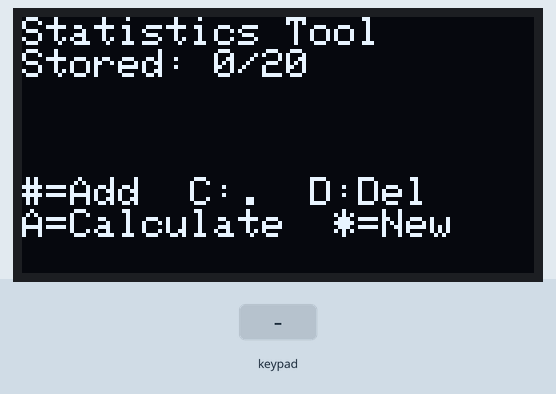
This sketch was run on a simulated ESP32. Parts: 128×64 one-colour display. Inputs (shaded band) come from the test bench.

Above: at 1.2 s.
1.3 s: keypad keys 1 3 1 2 1 4 2 7 pressed 0.4 s apart
At 4.4 s:
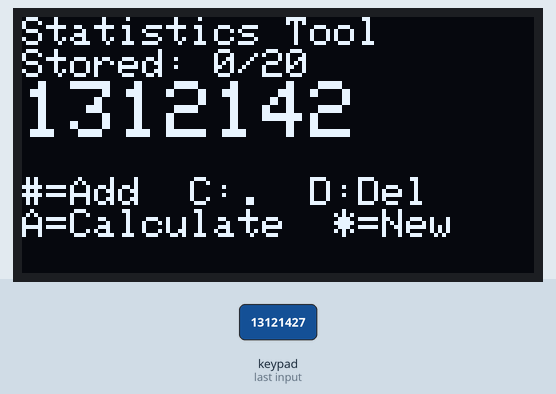
6.0 s: key 'C' pressed
At 7.2 s:
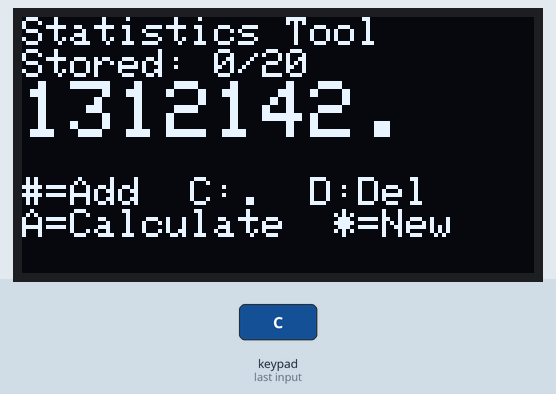
7.5 s: key '#' pressed
At 8.4 s:
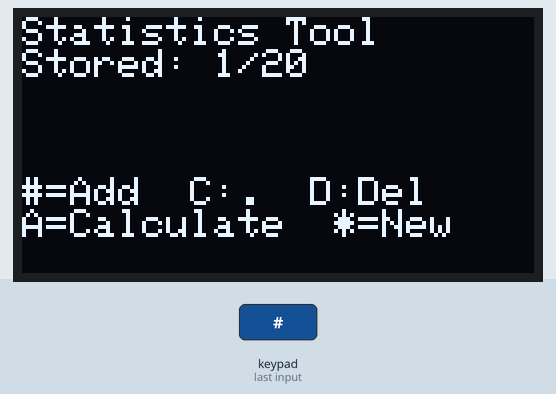
9.0 s: keypad keys 1 3 1 2 1 4 2 7 A pressed 0.4 s apart
At 13.2 s:
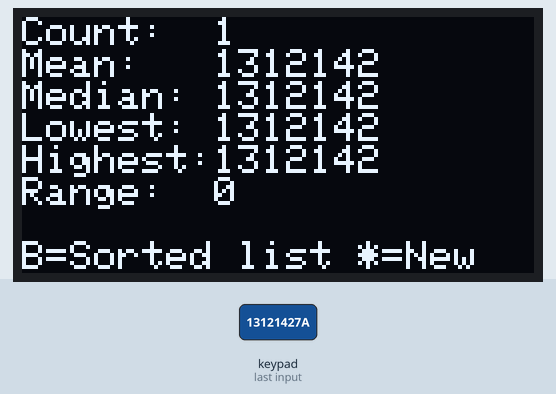
14.1 s: key 'B' pressed
At 14.5 s:
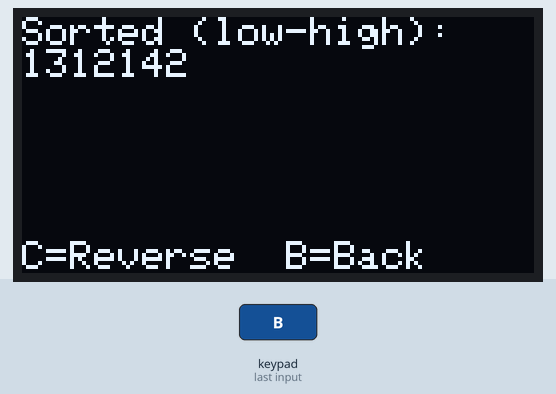
15.6 s: keypad keys 1 3 1 2 1 4 2 7 * pressed 0.4 s apart
At 19.2 s:
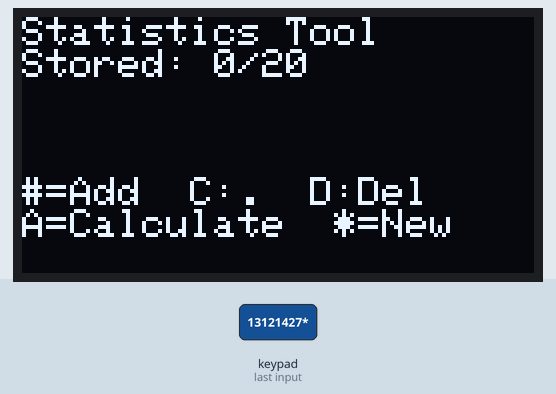
Timing chart, 0 to 20.7 s (numbered marks = the images above; inputs shaded):
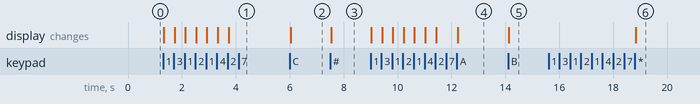

Measured:
- after the input at 1.3 s, the display: first changes at once (image 1 shows a later state)
- after the input at 6.0 s, the display: changes at once (image 2)
- after the input at 7.5 s, the display: changes at once (image 3)
- after the input at 9.0 s, the display: first changes at once (image 4 shows a later state)
- after the input at 14.1 s, the display: changes at once (image 5)
- after the input at 15.6 s, the display: changes after 3.2 s (image 6)

The sketch:

C4_High_To_Low.ino
```cpp
#include <Wire.h>
#include <Adafruit_GFX.h>
#include <Adafruit_SSD1306.h>
#include <Keypad.h>

#define SCREEN_WIDTH 128
#define SCREEN_HEIGHT 64
Adafruit_SSD1306 display(SCREEN_WIDTH, SCREEN_HEIGHT, &Wire, -1);

const byte ROWS = 4;
const byte COLS = 4;
char keys[ROWS][COLS] = {
  {'1','2','3','A'},
  {'4','5','6','B'},
  {'7','8','9','C'},
  {'*','0','#','D'}
};
byte rowPins[ROWS] = {13, 12, 14, 27};
byte colPins[COLS] = {26, 25, 33, 32};
Keypad keypad = Keypad(makeKeymap(keys), rowPins, colPins, ROWS, COLS);

// ---------- NEW: STATISTICS STATE ----------
const int MAX_VALUES = 20;
double values[MAX_VALUES];    // the numbers you type are stored here
int count = 0;                // how many numbers are stored so far
String currentInput = "";
int stage = 1;                // 1 = typing numbers, 2 = results, 3 = sorted list
bool highToLow = false;       // CHALLENGE 4: which way to show the sorted list

void setup() {
  Serial.begin(115200);
  if (!display.begin(SSD1306_SWITCHCAPVCC, 0x3C)) {
    Serial.println("OLED not found");
    while (true);
  }
  display.setTextColor(SSD1306_WHITE);
  showScreen();
}

void loop() {
  char key = keypad.getKey();
  if (!key) return;

  if (key == '*') {                     // * = start a new data set
    count = 0;
    currentInput = "";
    stage = 1;
  }
  else if (stage == 1) {
    if (key >= '0' && key <= '9') {
      if (currentInput.length() < 7) currentInput += key;
    }
    else if (key == 'C') {              // C = decimal point (only once)
      if (currentInput.indexOf('.') == -1) currentInput += '.';
    }
    else if (key == 'D') {              // D = delete last character
      if (currentInput.length() > 0) {
        currentInput.remove(currentInput.length() - 1);
      }
    }
    else if (key == '#') {              // # = store this number
      if (currentInput.length() > 0 && currentInput != "." && count < MAX_VALUES) {
        values[count] = currentInput.toDouble();
        count++;
        currentInput = "";
      }
    }
    else if (key == 'A') {              // A = finished: calculate
      if (count > 0) {
        sortValues();
        stage = 2;
      }
    }
  }
  else if (key == 'B') {                // B = switch results / sorted list
    if (stage == 2) stage = 3;
    else stage = 2;
  }
  else if (key == 'C' && stage == 3) {  // CHALLENGE 4: C = reverse the order
    highToLow = !highToLow;
  }
  showScreen();
}

// Bubble sort: compare neighbours, swap if they are in the wrong order
void sortValues() {
  for (int pass = 0; pass < count - 1; pass++) {
    for (int i = 0; i < count - 1 - pass; i++) {
      if (values[i] > values[i + 1]) {
        double temp = values[i];        // swap using a temporary box
        values[i] = values[i + 1];
        values[i + 1] = temp;
      }
    }
  }
}

double mean() {
  double sum = 0;
  for (int i = 0; i < count; i++) {
    sum += values[i];
  }
  return sum / count;
}

double median() {                       // the array must be sorted first!
  if (count % 2 == 1) {
    return values[count / 2];           // odd count: the middle value
  }
  // even count: the average of the two middle values
  return (values[count / 2 - 1] + values[count / 2]) / 2.0;
}

// Prints whole numbers without ".00", other numbers with 2 decimals
void printNumber(double v) {
  if (v == (long)v) display.print((long)v);
  else display.print(v, 2);
}

void showScreen() {
  display.clearDisplay();
  display.setTextSize(1);
  display.setCursor(0, 0);

  if (stage == 1) {
    display.println("Statistics Tool");
    display.print("Stored: ");
    display.print(count);
    display.print("/");
    display.println(MAX_VALUES);
    display.setTextSize(2);
    display.println(currentInput);
    display.setTextSize(1);
    display.println("");
    display.println("#=Add  C:.  D:Del");
    display.println("A=Calculate  *=New");
  }
  else if (stage == 2) {
    display.print("Count:  ");
    display.println(count);
    display.print("Mean:   ");
    printNumber(mean());
    display.println("");
    display.print("Median: ");
    printNumber(median());
    display.println("");
    display.print("Lowest: ");
    printNumber(values[0]);
    display.println("");
    display.print("Highest:");
    printNumber(values[count - 1]);
    display.println("");
    display.print("Range:  ");
    printNumber(values[count - 1] - values[0]);
    display.println("");
    display.println("");
    display.println("B=Sorted list *=New");
  }
  else if (stage == 3) {
    if (highToLow) {
      display.println("Sorted (high-low):");
      for (int i = count - 1; i >= 0; i--) {   // walk the array backwards
        printNumber(values[i]);
        display.print(" ");
      }
    } else {
      display.println("Sorted (low-high):");
      for (int i = 0; i < count; i++) {
        printNumber(values[i]);
        display.print(" ");
      }
    }
    display.setCursor(0, 56);
    display.print("C=Reverse  B=Back");
  }
  display.display();
}
```
